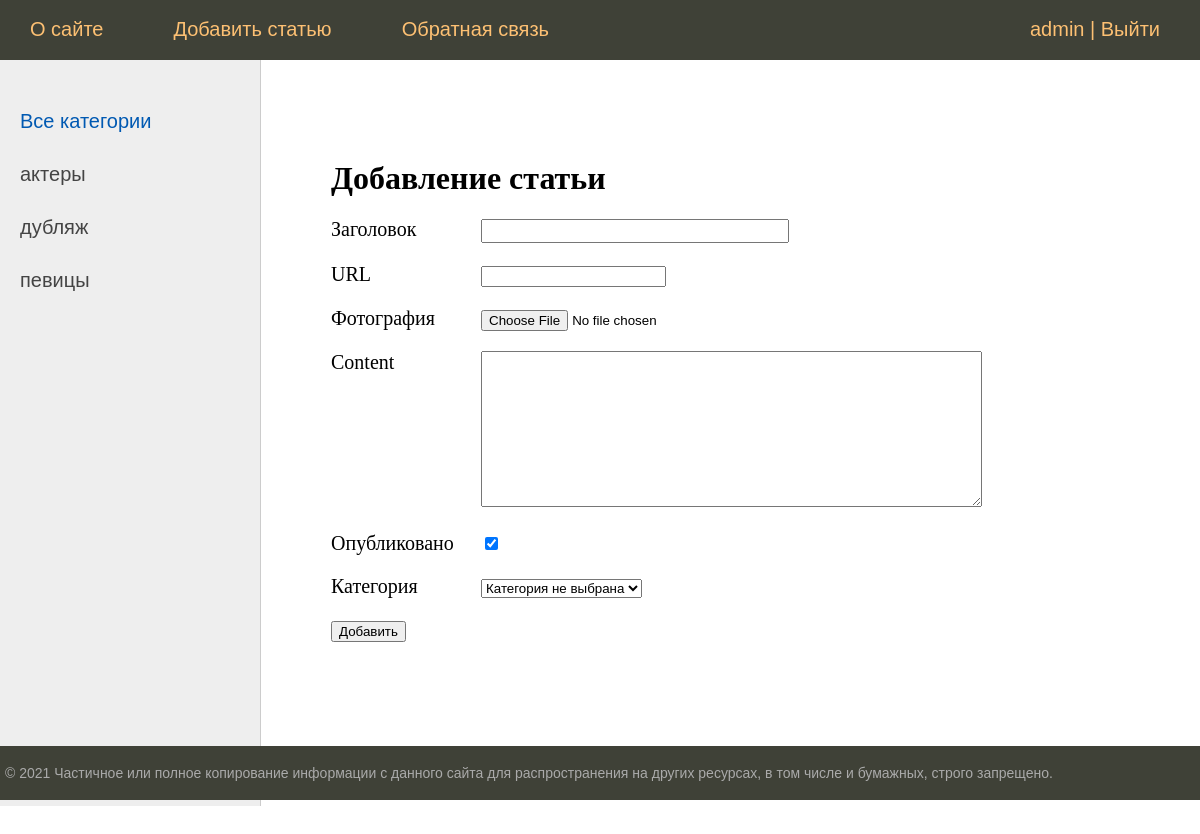
Screenshot of /addpage/ (signed in) with the database file from the repository.
### substation/models.py (models this page shows)
class Category(models.Model):
    name = models.CharField(max_length=255, db_index=True, verbose_name="Категория")
    slug = models.SlugField(max_length=255, unique=True, db_index=True, verbose_name="URL")
    def __str__(self):
        return self.name
    def get_absolute_url(self):
        return reverse('category', kwargs={'cat_slug': self.slug})
    class Meta:
        verbose_name = 'Категория'
        verbose_name_plural = 'Категории'
        ordering = ['id']

### substation/views.py (the view)
# urls.py: path('addpage/', AddPage.as_view(), name="add_page"),
class AddPage(LoginRequiredMixin, DataMixin, CreateView):
    form_class = AddPostForm
    template_name = 'substation/addpage.html'
    success_url = reverse_lazy('home')
    def get_context_data(self, *, object_list=None, **kwargs):
        context = super().get_context_data(**kwargs)
        c_def = self.get_user_context(title='Добавление статьи')
        return dict(list(context.items()) + list(c_def.items()))

### substation/forms.py (shortened to what this page needs)
class AddPostForm(forms.ModelForm):
    def __init__(self, *args, **kwargs):
        super().__init__(*args, **kwargs)
        self.fields['cat'].empty_label = "Категория не выбрана"
    class Meta:
        model = Testing
        fields = ['title', 'slug', 'photo', 'content', 'is_published', 'cat']
        widgets = {
            'title': forms.TextInput(attrs={'class': 'form-input'}),
            'content': forms.Textarea(attrs={'cols': 60, 'rows': 10})
        }

### substation/utils.py (called while the page is built)
    def get_user_context(self, **kwargs):
        context = kwargs
        cats = cache.get('cats')
        if not cats:
            cats = Category.objects.annotate(Count('testing'))
            cache.set('cats', cats, 60)
        user_menu = menu.copy()
        if not self.request.user.is_authenticated:
            user_menu.pop(1)
        context['menu'] = user_menu
        context['cats'] = cats
        if 'cat_selected' not in context:
            context['cat_selected'] = 0
        return context

### templates/substation/addpage.html (shortened to what this page needs)
{% extends 'substation/base.html' %}
{% block content %}
    <h1>{{ title }}</h1>
    <form action="{% url 'add_page' %}" method="post" enctype="multipart/form-data">
        {% for f in form %}
            <p><label class="form-label" for="{{ f.d_for_label }}">{{ f.label }}</label>{{ f }}</p>
        {% endfor %}
        <button type="submit">Добавить</button>
    </form>
{% endblock %}

### templates/substation/base.html (shortened to what this page needs)
{% load static %}
{% load testing_tags %}
<!DOCTYPE html>
<html>
<head>
	<link type="text/css" href="{% static 'substation/css/styles.css' %}" rel="stylesheet" />
</head>
<body>
<table class="table-page" border=0 cellpadding="0" cellspacing="0">
<tr><td valign=top>
<div class="header">
    <ul id="mainmenu" class="mainmenu">
        {% block mainmenu %}
        {% for m in menu %}
            <li><a href="{% url m.url_name %}">{{m.title}}</a></li>
        {% endfor %}
        {% if request.user.is_authenticated %}
            <li class="last"><a>{{ user.username }}</a> | <a href="{% url 'logout' %}">Выйти</a></li>
        {% else %}
            <li class="last"><a href="{% url 'register' %}">Регистрация</a> | <a href="{% url 'login' %}">Войти</a></li>
        {% endif %}
        {% endblock mainmenu %}
    </ul>
</div>
<table class="table-content" border=0 cellpadding="0" cellspacing="0">
<tr>
	<td valign="top" class="left-chapters">
	<ul id="leftchapters">
        {% if cat_selected == 0 %}
            <li class="selected">Все категории</li>
        {% else%}
            <li class="selected"><a href="{% url 'home' %}">Все категории</a></li>
        {% endif %}
        {% for c in cats %}
            {% if c.testing__count > 0 %}
                {% if c.pk == cat_selected %}
                    <li class="selected">{{ c.name }}</li>
                {% else %}
                    <li><a href="{{ c.get_absolute_url }}">{{ c.name }}</a></li>
                {% endif %}
            {% endif %}
        {% endfor %}
	</ul>
</td>
<td valign="top" class="content">
	<div class="content-text">
{% block content %}
{% endblock %}
	</div>
</td></tr></table>
</td></tr>
<tr><td valign=top>
	<div id="footer">
		<p>&copy; 2021 Частичное или полное копирование информации с данного сайта для распространения на других ресурсах, в том числе и бумажных, строго запрещено.</p>
	</div>
</td></tr></table>
</body>
</html>

### substation/static/substation/css/styles.css (style rules this page uses)
html, body { font-family: 'Arial'; margin: 0; padding: 0; height: 100%; width: 100%; color: #444; }
a { color: #0059b2; text-decoration: none; }
.table-page { width: 100%; height: 100%; vertical-align: top; }
.table-page tr { height: 100%; }
.header { background: #3F4137; height: 60px; }
ul.mainmenu { list-style: none; margin: 0; padding: 0; height: 60px; color: #fdc073; font-size: 20px; overflow: hidden; }
ul.mainmenu li { float: left; margin: 18px 40px 0 30px; }
ul.mainmenu li.last { float: right; }
ul.mainmenu li a { color: #fdc073; text-decoration: none; }
.table-content { width: 100%; min-height: 100%; height: 100%; }
.left-chapters { margin: 0; background: #eee; border-right: 1px solid #ccc; min-height: 100%; }
.left-chapters ul { width: 230px; min-height: 100%; margin: 0; padding: 20px 10px 10px 20px; list-style: none; font-size: 20px; }
.left-chapters ul li { margin: 30px 0 0 0; color: #999; }
.left-chapters ul li.selected { color: #0059b2; }
.left-chapters ul li a { color: #444; text-decoration: none; }
.content { padding: 40px 20px 20px 40px; width: 100%; box-sizing: border-box; }
.content-text { margin: 60px 0 0 30px; color: #000; font-size: 20px; font-family: Yandex Sans Display Light; }
.content-text h1 { font-size: 32px; }
#footer { box-sizing: border-box; background: #3F4137; padding: 5px; color: #aaa; font-size: 14px; font-family: Verdana, Geneva, Arial, Helvetica; text-align: left; overflow: hidden; }
.form-input { width: 300px; font-size: 16px; }
.form-label { display: inline-block; min-width: 150px; vertical-align: top; }

### rows the page displays
Category: name "актеры"
Category: name "дубляж"
Category: name "певицы"

### other values shown
{{ m.title }} "О сайте" "Добавить статью" "Обратная связь"
{{ user.username }} "admin"
{{ title }} "Добавление статьи"
{{ f.label }} "Заголовок" "URL" "Фотография" "Content" "Опубликовано" "Категория"
